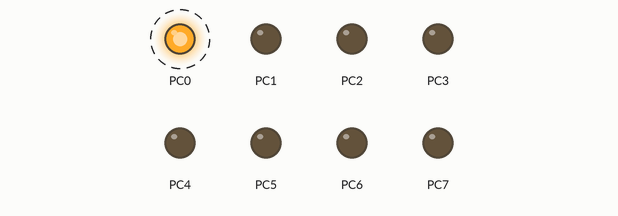
Bench run of a program on a simulated ATmega32, built with avr-gcc and emulated at 16 MHz. On the bench: output pins drawn as LEDs (lit = HIGH). Dashed ring = blinking.

Above: at 0.2 s.
Timing chart, 0 to 3.4 s (numbered marks = the images above):
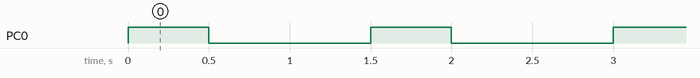

The program:

main.c
```c
#define F_CPU 16000000UL
#include <avr/io.h>
#include <util/delay.h>


int main(void)
{
	DDRC = 0xff;
    /* Replace with your application code */
    while (1)
    {
		PORTC |= (1<<PC0);
	    _delay_ms(500);
		PORTC &=~ (1<<PC0);
		_delay_ms(1000);
    }
}
```

Measured:
- by itself, PC0: alternates HIGH for 0.50 s and LOW for 1.0 s
